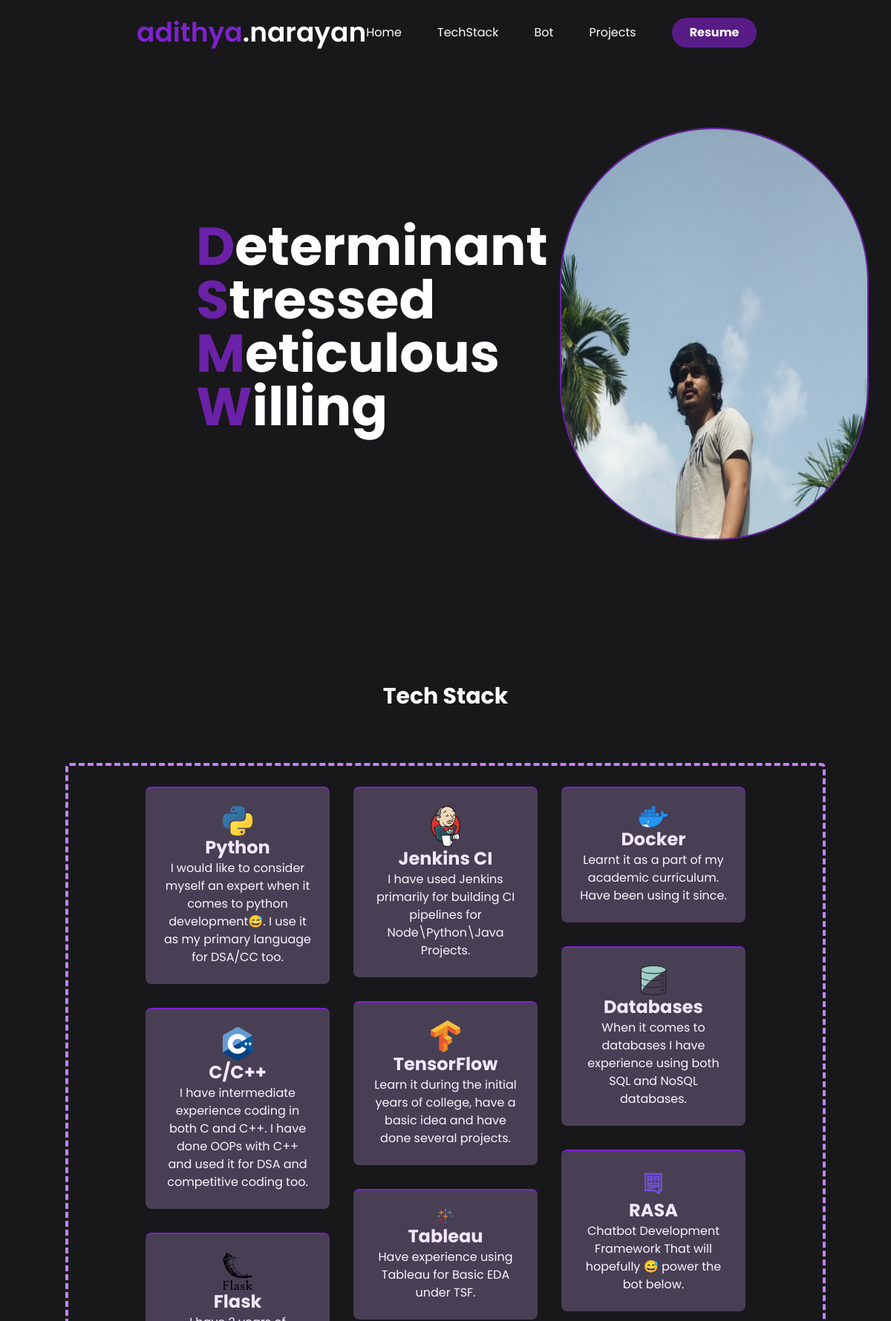
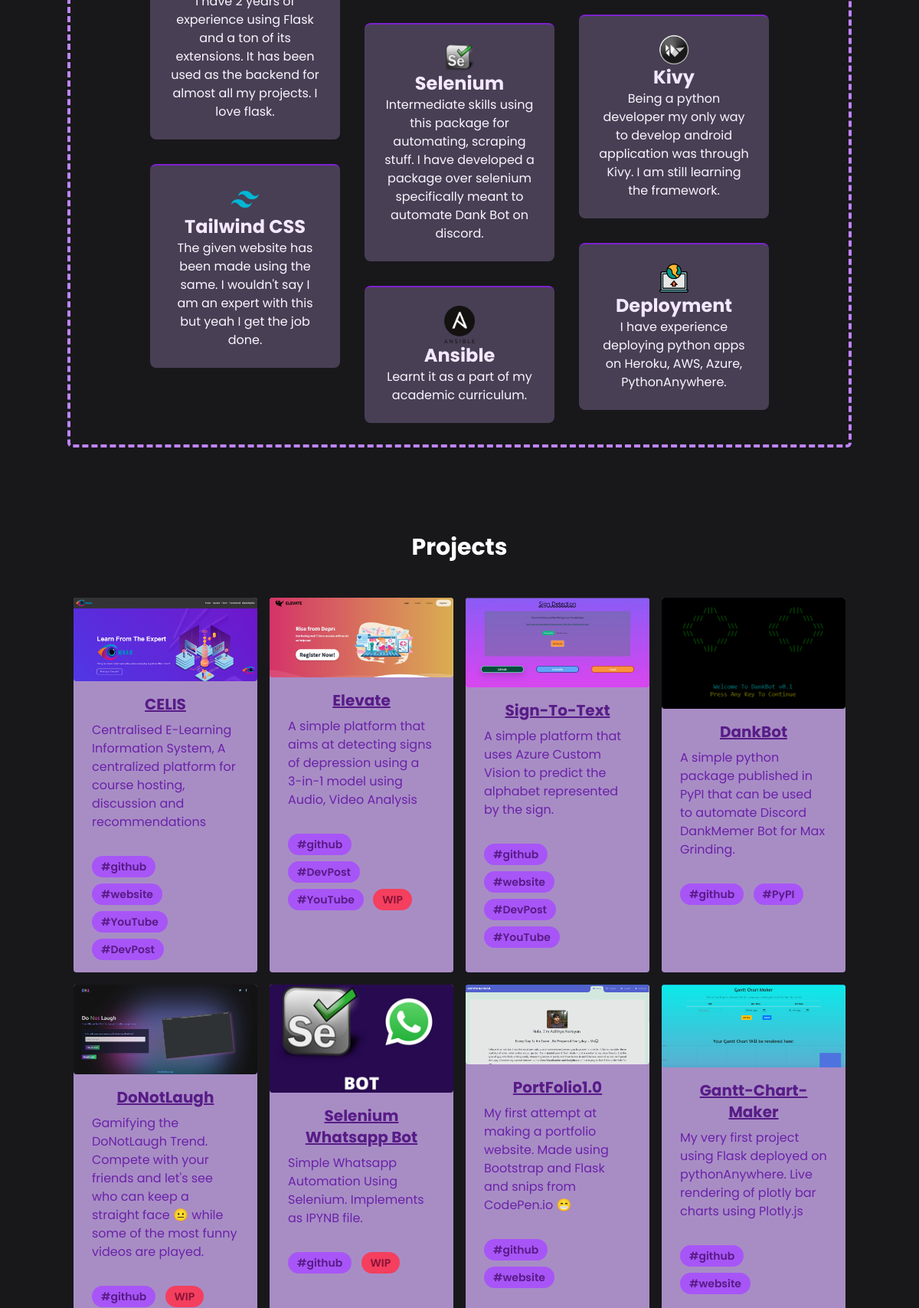
The page / (upper part) on the database its author committed (2 pictures, top to bottom).
### app/models.py (models this page shows, shortened)
class TechStack(db.Model):
    id = db.Column(db.Integer, primary_key=True)
    image_name = db.Column(db.String(30))
    name = db.Column(db.String(30), unique=True,nullable=False)
    description = db.Column(db.String(240),nullable=False)

class Project(db.Model):
    id = db.Column(db.Integer, primary_key=True)
    image_name = db.Column(db.String(30))
    name = db.Column(db.String(30),unique=True, nullable=False)
    description = db.Column(db.String(500), nullable=False)
    github = db.Column(db.String(120), nullable=False)
    tag_urls = db.Column(db.String(500), nullable=True)
    status = db.Column(db.Integer,default=1)

### app/routes.py (the view)
@app.route('/home')
@app.route('/')
def home():
    techstack = TechStack.query.all()
    projects = Project.query.all()
    tags=[]
    for i in projects:
        tags.append(json.loads(i.tag_urls))
    return render_template('index.html',techstack=techstack,projects=projects,p_tags=tags)

### app/templates/index.html (shortened to what this page needs)
{% extends 'base.html' %}
{% block body %}
    <div id="home" class="container mt-16 flex justify-between items-center mx-auto w-full md:px-14 lg:px-24 px-8">
        <div class="flex flex-wrap md:flex-nowrap">
            <div class="flex flex-wrap lg:ml-20 justify-center md:justify-start max-w-xl mt-0 md:my-36">
                <h1 class="font-bold text-5xl md:text-6xl lg:text-7xl text-center text-white md:text-left"> <span class="text-purple-800" >D</span><span class="hover:text-purple-600" >eterminant</span>  <br> <span class="text-purple-800" >S</span><span class="hover:text-purple-600" >tressed</span> <br> <span class="text-purple-800" >M</span><span class="hover:text-purple-600" >eticulous</span><br><span class="text-purple-800" >W</span><span class="hover:text-purple-600" >illing</span></h1>
            </div>
            <img src="{{url_for('static', filename='img/adithya.jpeg')}}" alt="Man" class="aspect-auto rounded-full invisible md:visible border-2 hover:border-8 hover:border-purple-500  border-purple-800 w-1/2 mt-12 md:absolute-mt-6 align-middle ml-4 md:mt-5 right-0-z-1">
        </div>
    </div>
    <div id="TechStack" class="  container mt-48 mb-10 text-3xl font-bold text-white text-center mx-auto w-full md:px-14 lg:px-24 px-8 hover:underline hover:text-purple-600 hover:decoration-wavy hover:decoration-purple-600">
        <h3>Tech Stack</h3>
    </div>
    <div class="md:p-8" >
        <div class="container border-4 border-dashed border-purple-400 rounded-md  mx-auto  md:px-14 lg:px-20 px-8" >
            <div class="mx-4 my-5 gap-8 h-auto  p-2 columns-1 sm:columns-2 lg:columns-3 space-y-8  ">
                {% if techstack %}
                {% for i in techstack %}
                <div class="flex flex-col flex-wrap break-inside-avoid-column">
                    <div class="  border-t-2  hover:border-4 hover:border-purple-300 border-purple-700 bg-purple-300 bg-opacity-25 rounded-lg p-6 ">
                        <img src="{{ url_for('static',filename='img/tech_stack/'+i.image_name) }}" class="w-10 mx-auto" alt="">
                        <h1 class="text-center text-2xl text-purple-100  font-bold">{{i.name}}</h1>
                        <p class="text-center text-purple-50">{{i.description}}</p>
                    </div>
                </div>
                {% endfor %}
                {% endif %}
            </div>
            </div>
    </div>
    {% if projects %}
    <div id="project" class="  container mt-20 mb-10 text-3xl font-bold text-white text-center mx-auto w-full md:px-14 lg:px-24 px-8 hover:underline hover:text-purple-600 hover:decoration-wavy hover:decoration-purple-600"" >
        <h3>Projects</h3>
    </div>
    <div class="container sm:mx-auto p-2 w-full grid md:grid-cols-2 lg:grid-cols-4 place-content-evenly grid-cols-1   gap-4" >
       {% for p in projects %}
        <div class=" rounded bg-purple-300 bg-opacity-75  hover:shadow-lg hover:shadow-purple-500/50 ">
            <img class="w-full rounded" src="{{url_for('static',filename='img/projects/'+p.image_name)}}" alt="Sunset in the mountains">
            <div class="px-6 py-4">
              <div class="font-bold text-xl text-purple-900 text-center mb-2 underline">{{p.name}}</div>
              <p class="text-purple-800 text-base hover:text-purple-900 hover:font-semibold">
               {{p.description}}
              </p>
            </div>
            <div class="px-6 pt-4 pb-2">
                <a href="{{p.github}}"><span class="inline-block bg-purple-500 rounded-full px-3 py-1 text-sm font-semibold hover:border-purple-900 hover:border-2 hover:bg-purple-400 text-purple-900 mr-2 mb-2">#github</span></a>
              {% if p_tags %}
                {% for i,x in p_tags[loop.index-1].items() %}
              <a href="{{x}}"><span class="inline-block bg-purple-500 rounded-full px-3 py-1 text-sm font-semibold hover:border-purple-900 hover:border-2 hover:bg-purple-400 text-purple-900 mr-2 mb-2">#{{i}}</span></a>
                {% endfor %}
                {% endif %}
                {% if p.status==0 %}
                <span title="WorkInProgress" class="inline-block bg-rose-500 rounded-full px-3 py-1 text-sm font-semibold  text-rose-900 mr-2 mb-2">WIP</span>
                {%endif%}
            </div>
          </div>
        {% endfor %}
    </div>
    {%endif%}
{% endblock %}

### app/templates/base.html (shortened to what this page needs)
<!DOCTYPE html>
<html lang="en">
<head>
    <link rel="stylesheet" href="{{ url_for('static',filename='css/tailwind.css') }}">
</head>
<body class="bg-zinc-900 font-['Poppins'] pb-12 flex flex-col h-screen" >
    <header class="py-6">
        <div class="container flex justify-between items-center  mx-auto w-full md:px-14 lg:px-24 px-8">
            <a href="{{url_for('home')}}"><div class=" md:text-4xl sm:text-3xl text-2xl font-semibold text-white"> <span class="text-purple-700 hover:text-white" >adithya</span>.<span class="hover:text-purple-700" >narayan</span></div></a>
            <div class="hidden text-white md:flex space-x-12 items-center" >
                <a href="#home" class="">Home</a>
                <a href="#TechStack">TechStack</a>
                <a href="#bot">Bot</a>
                <a href="#project">Projects</a>
                <a href="{{url_for('static',filename='files/adithya.pdf')}}" download> <button class="rounded-full px-6 py-2 font-bold hover:bg-purple-400 bg-purple-900" >Resume</button></a>
            </div>
        </div>
    </header>
    {% block body %}
    {% endblock %}
</body>
</html>

### app/templates/base.html (style rules this page uses)
html { scroll-behavior: smooth; }

### rows shown on the page
TechStack: image_name (picture), name "Python", description "I would like to consider myself an expert when it comes to python development😅. I use it as my primary language for DSA/CC too."
TechStack: image_name (picture), name "C/C++", description "I have intermediate experience coding in both C and C++. I have done OOPs with C++ and used it for DSA and competitive coding too."
TechStack: image_name (picture), name "Flask", description "I have 2 years of experience using Flask and a ton of its extensions. It has been used as the backend for almost all my projects. I love flask."
TechStack: image_name (picture), name "Tailwind CSS", description "The given website has been made using the same. I wouldn't say I am an expert with this but yeah I get the job done."
TechStack: image_name (picture), name "Jenkins CI", description "I have used Jenkins primarily for building CI pipelines for Node\\Python\\Java Projects."
TechStack: image_name (picture), name "TensorFlow", description "Learn it during the initial years of college, have a basic idea and have done several projects."
TechStack: image_name (picture), name "Tableau", description "Have experience using Tableau for Basic EDA under TSF."
TechStack: image_name (picture), name "Selenium", description "Intermediate skills using this package for automating, scraping stuff. I have developed a package over selenium specifically meant to automate Dank Bot on discord."
TechStack: image_name (picture), name "Ansible", description "Learnt it as a part of my academic curriculum."
TechStack: image_name (picture), name "Docker", description "Learnt it as a part of my academic curriculum. Have been using it since."
TechStack: image_name (picture), name "Databases", description "When it comes to databases I have experience using both SQL and NoSQL databases."
TechStack: image_name (picture), name "RASA", description "Chatbot Development Framework That will hopefully 😅 power the bot below."
TechStack: image_name (picture), name "Kivy", description "Being a python developer my only way to develop android application was through Kivy. I am still learning the framework."
TechStack: image_name (picture), name "Deployment", description "I have experience deploying python apps on Heroku, AWS, Azure, PythonAnywhere."
Project: image_name (picture), name "CELIS", description "Centralised E-Learning Information System, A centralized platform for course hosting, discussion and recommendations", 1 "website" "YouTube" "DevPost"
Project: image_name (picture), name "Elevate", description "A simple platform that aims at detecting signs of depression using a 3-in-1 model using Audio, Video Analysis", 1 "DevPost" "YouTube", status "WIP"
Project: image_name (picture), name "Sign-To-Text", description "A simple platform that uses Azure Custom Vision to predict the alphabet represented by the sign.", 1 "website" "DevPost" "YouTube"
Project: image_name (picture), name "DankBot", description "A simple python package published in PyPI that can be used to automate Discord DankMemer Bot for Max Grinding.", 1 "PyPI"
Project: image_name (picture), name "DoNotLaugh", description "Gamifying the DoNotLaugh Trend. Compete with your friends and let's see who can keep a straight face 😐 while some of the most funny videos are played.", status "WIP"
Project: image_name (picture), name "Selenium Whatsapp Bot", description "Simple Whatsapp Automation Using Selenium. Implements as IPYNB file.", status "WIP"
Project: image_name (picture), name "PortFolio1.0", description "My first attempt at making a portfolio website. Made using Bootstrap and Flask and snips from CodePen.io 😁", 1 "website"
Project: image_name (picture), name "Gantt-Chart-Maker", description "My very first project using Flask deployed on pythonAnywhere. Live rendering of plotly bar charts using Plotly.js", 1 "website"
